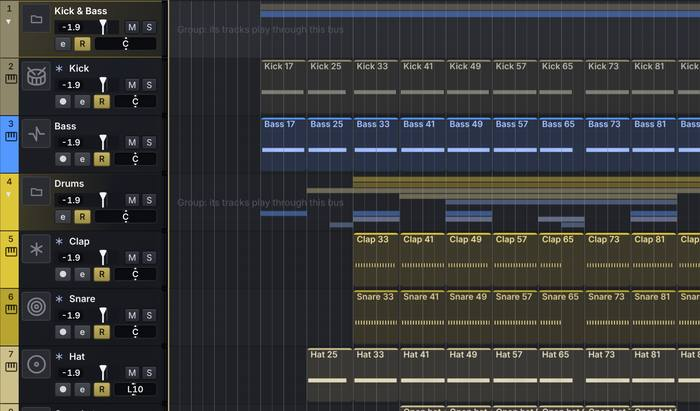
#> input picture tools/design-lab/ux2/img/cvd-protan.jpg, 700 x 411 px, given in place of motion-playing.png, which was not available
$ python oled.py out.png
#> lines starting #> are read from the running program, lines starting #| are printed output that depends on the picture; after the words box and inside, x2 and y2 are one past the last pixel; in counts of white or black regions, pixels touching at a corner belong together; long printed decimals are rounded
#!/usr/bin/env python3
"""Task UX2: what today's screen asks of an OLED panel. From the screenshots of shoot_measure.py:
average picture level (APL: mean linear luminance, % of full white), the share of the screen that is bright, and the bright parts that never move
(bright in the frame and not in the 'changed while playing' mask): those are what ages one set of subpixels faster than the rest.
   python3 tools/design-lab/ux2/oled.py <out dir>      -> oled.json and oled-static-<mode>.png (bright static pixels in white)"""
import sys, json
import numpy as np
from PIL import Image
from scipy import ndimage

OUT = sys.argv[1] if len(sys.argv) > 1 else 'ux2-out'
def lin(c): c = c / 255; return np.where(c <= 0.04045, c / 12.92, ((c + 0.055) / 1.055) ** 2.4)
res = {}
mov = np.asarray(Image.open(f'{OUT}/motion-playing.png')) > 0
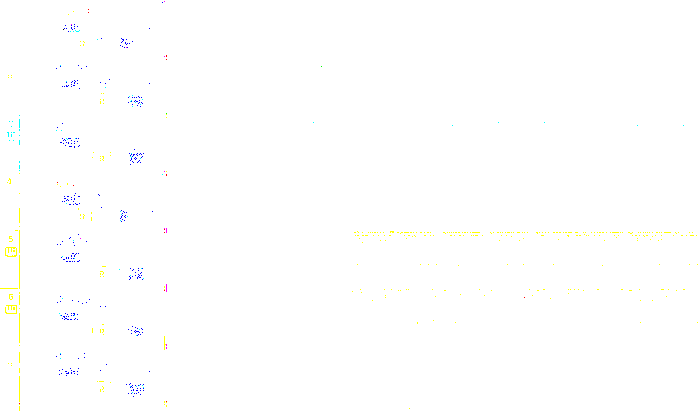
#> mov: shape (411, 700, 3) bool; mean R, G, B 0.998, 0.999, 0.997
for name in ('dark-arr', 'dark-mix', 'bright-arr', 'lite-arr'):
    im = np.asarray(Image.open(f'{OUT}/{name}.png').convert('RGB')).astype(float)
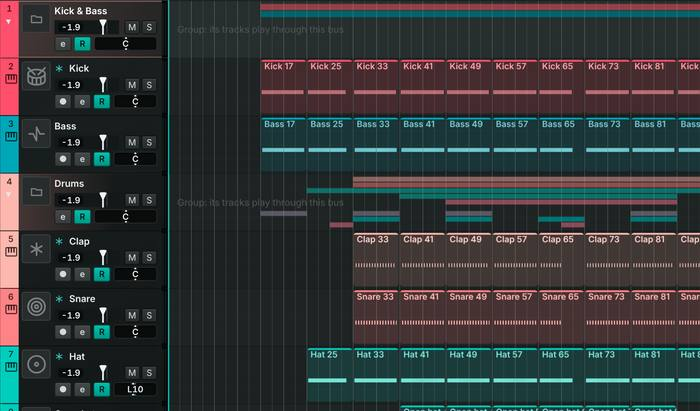
#> input picture tools/design-lab/ux2/img/cvd-tritan.jpg, 700 x 411 px, given in place of dark-arr.png, which was not available
    L = lin(im); Y = L @ np.array([0.2126, 0.7152, 0.0722])
#> in lin, `return np.where(c <= 0.04045, c / 12.92, ((c + 0.055) / 1.055) ** 2.4)`:
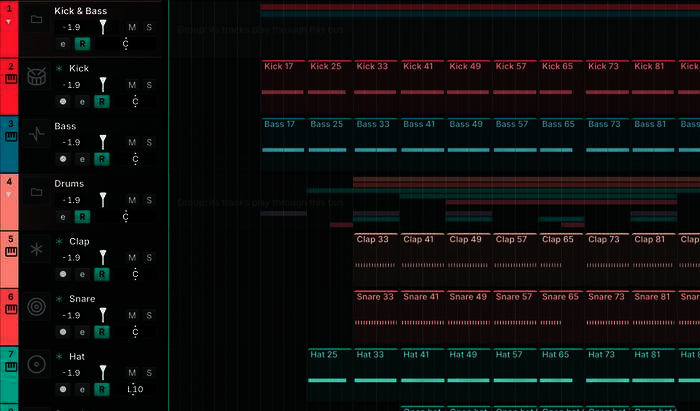
#> returned value: shape (411, 700, 3) float64; mean of channels 0, 1, 2 0.0658, 0.0613, 0.0613; drawn as R, G, B
#> after `Y = L @ np.array([0.2126, 0.7152, 0.0722])`:
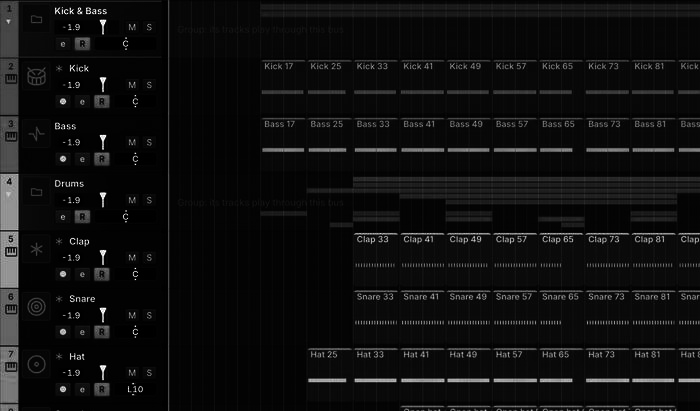
#> Y: shape (411, 700) float64; min 4.38e-05, max 0.999, mean 0.0623
    sub = L.mean(axis=(0, 1))  # mean drive per channel (red, green, blue subpixels)
#> sub = [0.0658, 0.0613, 0.0613]
    r = {'apl_pct': round(float(Y.mean()) * 100, 2), 'over50_pct': round(float((Y > .5).mean()) * 100, 2), 'over25_pct': round(float((Y > .25).mean()) * 100, 2),
         'mean_drive_rgb_pct': [round(float(v) * 100, 2) for v in sub]}
#> r = {'apl_pct': 6.23, 'over50_pct': 1.74, 'over25_pct': 6.46, 'mean_drive_rgb_pct': [6.58, 6.13, 6.13]}
    if name.startswith('dark-arr') or name.startswith('bright-arr') or name.startswith('lite-arr'):
        m = mov if mov.shape == Y.shape else np.zeros_like(Y, bool)
#> m: shape (411, 700) bool; every value is 0
        st = (Y > .25) & ~ndimage.binary_dilation(m, iterations=4)
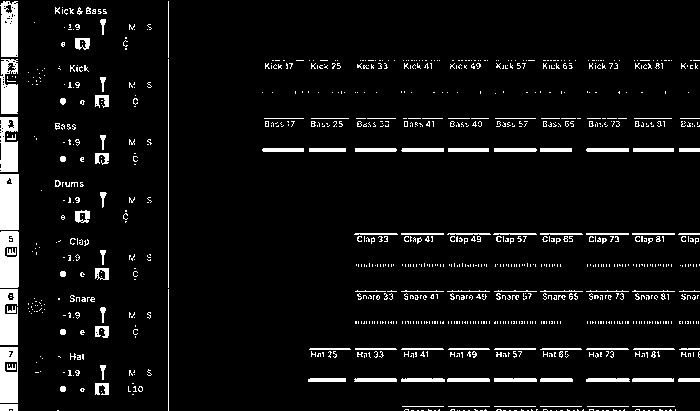
#> st: shape (411, 700) bool; 6.5% white; 996 white regions (889 under 20 px), largest, box (x1, y1, x2, y2) and area: (0, 174, 19, 230) 1045, (0, 231, 19, 288) 949, (0, 1, 18, 57) 881
        lab, n = ndimage.label(ndimage.binary_dilation(st, iterations=3))
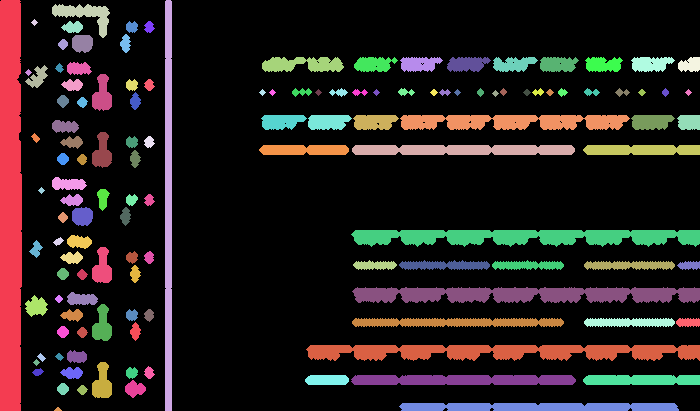
#> lab: shape (411, 700) int32; 129 distinct labels, from 0 to 128; one colour per label, 0 black
#> n = 128
        objs = ndimage.find_objects(lab); big = []
#> after `objs = ndimage.find_objects(lab)`: objs = 128 items
        for i, sl in enumerate(objs):
            area = int((lab[sl] == i + 1).sum())
            if area > 2500: big.append({'x': sl[1].start / 1.75, 'y': sl[0].start / 1.75, 'w': (sl[1].stop - sl[1].start) / 1.75, 'h': (sl[0].stop - sl[0].start) / 1.75, 'area_px': area,
                                         'mean_Y_pct': round(float(Y[sl][st[sl]].mean()) * 100, 1) if st[sl].any() else 0})
#> this loop made 128 passes
#> area on passes 1 to 12: 8686, 2871, 777, 25, 184, 109, 86, 136, 324, 74, 910, 490
#> after the loop, big = 6 items
        big.sort(key=lambda b: -b['area_px'])
        r['static_bright_pct'] = round(float(st.mean()) * 100, 2); r['static_bright_regions'] = big[:12]
        Image.fromarray((st * 255).astype(np.uint8)).resize((im.shape[1] // 2, im.shape[0] // 2)).save(f'{OUT}/oled-static-{name}.png')
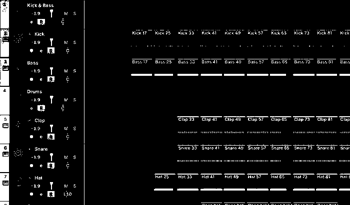
#> saved as oled-static-dark-arr.png: PIL image 350x205 L; min 0, max 255, mean 16.8
    res[name] = r
    print(name, json.dumps({k: v for k, v in r.items() if k != 'static_bright_regions'}))
#| dark-arr {"apl_pct": 6.23, "over50_pct": 1.74, "over25_pct": 6.46, "mean_drive_rgb_pct": [6.58, 6.13, 6.13], "static_bright_pct": 6.46}
    for b in r.get('static_bright_regions', [])[:8]: print('   ', b)
#> this loop made 6 passes
#|     {'x': 0.0, 'y': 0.0, 'w': 12.571, 'h': 234.857, 'area_px': 8686, 'mean_Y_pct': 41.3}
#|     {'x': 174.857, 'y': 197.143, 'w': 225.143, 'h': 9.143, 'area_px': 4701, 'mean_Y_pct': 36.1}
#|     {'x': 200.571, 'y': 131.429, 'w': 199.429, 'h': 9.714, 'area_px': 4451, 'mean_Y_pct': 46.6}
#|     {'x': 201.143, 'y': 164.0, 'w': 198.857, 'h': 9.143, 'area_px': 4434, 'mean_Y_pct': 38.6}
#|     {'x': 94.286, 'y': 0.0, 'w': 4.0, 'h': 234.857, 'area_px': 2871, 'mean_Y_pct': 28.8}
#|     {'x': 228.571, 'y': 65.714, 'w': 131.429, 'h': 8.571, 'area_px': 2784, 'mean_Y_pct': 32.3}
#> (the run stopped early here; a loop or call above may not have finished)
